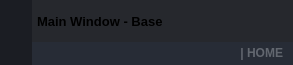
        <widget class="QFrame" name="frame_top">
         <property name="minimumSize">
          <size>
           <width>0</width>
           <height>65</height>
          </size>
         </property>
         <property name="maximumSize">
          <size>
           <width>16777215</width>
           <height>65</height>
          </size>
         </property>
         <property name="styleSheet">
          <string notr="true">background-color: transparent;</string>
         </property>
         <property name="frameShape">
          <enum>QFrame::NoFrame</enum>
         </property>
         <property name="frameShadow">
          <enum>QFrame::Raised</enum>
         </property>
         <layout class="QHBoxLayout" name="horizontalLayout_3">
          <property name="spacing">
           <number>0</number>
          </property>
          <property name="leftMargin">
           <number>0</number>
          </property>
          <property name="topMargin">
           <number>0</number>
          </property>
          <property name="rightMargin">
           <number>0</number>
          </property>
          <property name="bottomMargin">
           <number>0</number>
          </property>
          <item>
           <widget class="QFrame" name="frame_toggle">
            <property name="maximumSize">
             <size>
              <width>70</width>
              <height>16777215</height>
             </size>
            </property>
            <property name="styleSheet">
             <string notr="true">background-color: rgb(27, 29, 35);</string>
            </property>
            <property name="frameShape">
             <enum>QFrame::NoFrame</enum>
            </property>
            <property name="frameShadow">
             <enum>QFrame::Raised</enum>
            </property>
            <layout class="QVBoxLayout" name="verticalLayout_3">
             <property name="spacing">
              <number>0</number>
             </property>
             <property name="leftMargin">
              <number>0</number>
             </property>
             <property name="topMargin">
              <number>0</number>
             </property>
             <property name="rightMargin">
              <number>0</number>
             </property>
             <property name="bottomMargin">
              <number>0</number>
             </property>
             <item>
              <widget class="QPushButton" name="toggle_button">
               <property name="sizePolicy">
                <sizepolicy hsizetype="Expanding" vsizetype="Expanding">
                 <horstretch>0</horstretch>
                 <verstretch>0</verstretch>
                </sizepolicy>
               </property>
               <property name="styleSheet">
                <string notr="true">QPushButton {
	background-image: url(:/24x24/icons/24x24/cil-menu.png);
	background-position: center;
	background-repeat: no-reperat;
	border: none;
	background-color: rgb(27, 29, 35);
}
QPushButton:hover {
	background-color: rgb(33, 37, 43);
}
QPushButton:pressed {	
	background-color: rgb(85, 170, 255);
}</string>
               </property>
               <property name="text">
                <string/>
               </property>
              </widget>
             </item>
            </layout>
           </widget>
          </item>
          <item>
           <widget class="QFrame" name="frame_top_right">
            <property name="styleSheet">
             <string notr="true">background: transparent;</string>
            </property>
            <property name="frameShape">
             <enum>QFrame::NoFrame</enum>
            </property>
            <property name="frameShadow">
             <enum>QFrame::Raised</enum>
            </property>
            <layout class="QVBoxLayout" name="verticalLayout_2">
             <property name="spacing">
              <number>0</number>
             </property>
             <property name="leftMargin">
              <number>0</number>
             </property>
             <property name="topMargin">
              <number>0</number>
             </property>
             <property name="rightMargin">
              <number>0</number>
             </property>
             <property name="bottomMargin">
              <number>0</number>
             </property>
             <item>
              <widget class="QFrame" name="frame_top_btns">
               <property name="maximumSize">
                <size>
                 <width>16777215</width>
                 <height>42</height>
                </size>
               </property>
               <property name="styleSheet">
                <string notr="true">background-color: rgba(27, 29, 35, 200)</string>
               </property>
               <property name="frameShape">
                <enum>QFrame::NoFrame</enum>
               </property>
               <property name="frameShadow">
                <enum>QFrame::Raised</enum>
               </property>
               <layout class="QHBoxLayout" name="horizontalLayout_4">
                <property name="spacing">
                 <number>0</number>
                </property>
                <property name="leftMargin">
                 <number>0</number>
                </property>
                <property name="topMargin">
                 <number>0</number>
                </property>
                <property name="rightMargin">
                 <number>0</number>
                </property>
                <property name="bottomMargin">
                 <number>0</number>
                </property>
                <item>
                 <widget class="QFrame" name="frame_label_top_btns">
                  <property name="sizePolicy">
                   <sizepolicy hsizetype="Expanding" vsizetype="Preferred">
                    <horstretch>0</horstretch>
                    <verstretch>0</verstretch>
                   </sizepolicy>
                  </property>
                  <property name="frameShape">
                   <enum>QFrame::NoFrame</enum>
                  </property>
                  <property name="frameShadow">
                   <enum>QFrame::Raised</enum>
                  </property>
                  <layout class="QHBoxLayout" name="horizontalLayout_10">
                   <property name="spacing">
                    <number>0</number>
                   </property>
                   <property name="leftMargin">
                    <number>5</number>
                   </property>
                   <property name="topMargin">
                    <number>0</number>
                   </property>
                   <property name="rightMargin">
                    <number>10</number>
                   </property>
                   <property name="bottomMargin">
                    <number>0</number>
                   </property>
                   <item>
                    <widget class="QFrame" name="frame_icon_top_bar">
                     <property name="maximumSize">
                      <size>
                       <width>30</width>
                       <height>30</height>
                      </size>
                     </property>
                     <property name="styleSheet">
                      <string notr="true">background: transparent;
background-image: url(:/16x16/icons/16x16/cil-terminal.png);
background-position: center;
background-repeat: no-repeat;
</string>
                     </property>
                     <property name="frameShape">
                      <enum>QFrame::StyledPanel</enum>
                     </property>
                     <property name="frameShadow">
                      <enum>QFrame::Raised</enum>
                     </property>
                    </widget>
                   </item>
                   <item>
                    <widget class="QLabel" name="label_title_bar_top">
                     <property name="font">
                      <font>
                       <family>Segoe UI</family>
                       <pointsize>10</pointsize>
                       <weight>75</weight>
                       <bold>true</bold>
                      </font>
                     </property>
                     <property name="styleSheet">
                      <string notr="true">background: transparent;
</string>
                     </property>
                     <property name="text">
                      <string>Main Window - Base</string>
                     </property>
                    </widget>
                   </item>
                  </layout>
                 </widget>
                </item>
                <item alignment="Qt::AlignRight">
                 <widget class="QFrame" name="frame_btns_right">
                  <property name="sizePolicy">
                   <sizepolicy hsizetype="Expanding" vsizetype="Preferred">
                    <horstretch>0</horstretch>
                    <verstretch>0</verstretch>
                   </sizepolicy>
                  </property>
                  <property name="maximumSize">
                   <size>
                    <width>120</width>
                    <height>16777215</height>
                   </size>
                  </property>
                  <property name="frameShape">
                   <enum>QFrame::NoFrame</enum>
                  </property>
                  <property name="frameShadow">
                   <enum>QFrame::Raised</enum>
                  </property>
                  <layout class="QHBoxLayout" name="horizontalLayout_5">
                   <property name="spacing">
                    <number>0</number>
                   </property>
                   <property name="leftMargin">
                    <number>0</number>
                   </property>
                   <property name="topMargin">
                    <number>0</number>
                   </property>
                   <property name="rightMargin">
                    <number>0</number>
                   </property>
                   <property name="bottomMargin">
                    <number>0</number>
                   </property>
                   <item>
                    <widget class="QPushButton" name="btn_minimize">
                     <property name="sizePolicy">
                      <sizepolicy hsizetype="Minimum" vsizetype="Expanding">
                       <horstretch>0</horstretch>
                       <verstretch>0</verstretch>
                      </sizepolicy>
                     </property>
                     <property name="minimumSize">
                      <size>
                       <width>40</width>
                       <height>0</height>
                      </size>
                     </property>
                     <property name="maximumSize">
                      <size>
                       <width>40</width>
                       <height>16777215</height>
                      </size>
                     </property>
                     <property name="toolTip">
                      <string>Minimize</string>
                     </property>
                     <property name="styleSheet">
                      <string notr="true">QPushButton {	
	border: none;
	background-color: transparent;
}
QPushButton:hover {
	background-color: rgb(52, 59, 72);
}
QPushButton:pressed {	
	background-color: rgb(85, 170, 255);
}</string>
                     </property>
                     <property name="text">
                      <string/>
                     </property>
                     <property name="icon">
                      <iconset resource="../Simple_PySide_Base/files.qrc">
                       <normaloff>:/16x16/icons/16x16/cil-window-minimize.png</normaloff>:/16x16/icons/16x16/cil-window-minimize.png</iconset>
                     </property>
                    </widget>
                   </item>
                   <item>
                    <widget class="QPushButton" name="btn_maximize_restore">
                     <property name="sizePolicy">
                      <sizepolicy hsizetype="Minimum" vsizetype="Expanding">
                       <horstretch>0</horstretch>
                       <verstretch>0</verstretch>
                      </sizepolicy>
                     </property>
                     <property name="minimumSize">
                      <size>
                       <width>40</width>
                       <height>0</height>
                      </size>
                     </property>
                     <property name="maximumSize">
                      <size>
                       <width>40</width>
                       <height>16777215</height>
                      </size>
                     </property>
                     <property name="toolTip">
                      <string>Maximize</string>
                     </property>
                     <property name="styleSheet">
                      <string notr="true">QPushButton {	
	border: none;
	background-color: transparent;
}
QPushButton:hover {
	background-color: rgb(52, 59, 72);
}
QPushButton:pressed {	
	background-color: rgb(85, 170, 255);
}</string>
                     </property>
                     <property name="text">
                      <string/>
                     </property>
                     <property name="icon">
                      <iconset resource="../Simple_PySide_Base/files.qrc">
                       <normaloff>:/16x16/icons/16x16/cil-window-maximize.png</normaloff>:/16x16/icons/16x16/cil-window-maximize.png</iconset>
                     </property>
                    </widget>
                   </item>
                   <item>
                    <widget class="QPushButton" name="btn_close">
                     <property name="sizePolicy">
                      <sizepolicy hsizetype="Minimum" vsizetype="Expanding">
                       <horstretch>0</horstretch>
                       <verstretch>0</verstretch>
                      </sizepolicy>
                     </property>
                     <property name="minimumSize">
                      <size>
                       <width>40</width>
                       <height>0</height>
                      </size>
                     </property>
                     <property name="maximumSize">
                      <size>
                       <width>40</width>
                       <height>16777215</height>
                      </size>
                     </property>
                     <property name="toolTip">
                      <string>Close</string>
                     </property>
                     <property name="styleSheet">
                      <string notr="true">QPushButton {	
	border: none;
	background-color: transparent;
}
QPushButton:hover {
	background-color: rgb(52, 59, 72);
}
QPushButton:pressed {	
	background-color: rgb(85, 170, 255);
}</string>
                     </property>
                     <property name="text">
                      <string/>
                     </property>
                     <property name="icon">
                      <iconset resource="../Simple_PySide_Base/files.qrc">
                       <normaloff>:/16x16/icons/16x16/cil-x.png</normaloff>:/16x16/icons/16x16/cil-x.png</iconset>
                     </property>
                    </widget>
                   </item>
                  </layout>
                 </widget>
                </item>
               </layout>
              </widget>
             </item>
             <item>
              <widget class="QFrame" name="frame_top_info">
               <property name="maximumSize">
                <size>
                 <width>16777215</width>
                 <height>65</height>
                </size>
               </property>
               <property name="styleSheet">
                <string notr="true">background-color: rgb(39, 44, 54);</string>
               </property>
               <property name="frameShape">
                <enum>QFrame::NoFrame</enum>
               </property>
               <property name="frameShadow">
                <enum>QFrame::Raised</enum>
               </property>
               <layout class="QHBoxLayout" name="horizontalLayout_8">
                <property name="spacing">
                 <number>0</number>
                </property>
                <property name="leftMargin">
                 <number>10</number>
                </property>
                <property name="topMargin">
                 <number>0</number>
                </property>
                <property name="rightMargin">
                 <number>10</number>
                </property>
                <property name="bottomMargin">
                 <number>0</number>
                </property>
                <item>
                 <widget class="QLabel" name="label_top_info_1">
                  <property name="maximumSize">
                   <size>
                    <width>16777215</width>
                    <height>15</height>
                   </size>
                  </property>
                  <property name="font">
                   <font>
                    <family>Segoe UI</family>
                   </font>
                  </property>
                  <property name="styleSheet">
                   <string notr="true">color: rgb(98, 103, 111); </string>
                  </property>
                  <property name="text">
                   <string/>
                  </property>
                 </widget>
                </item>
                <item>
                 <widget class="QLabel" name="label_top_info_2">
                  <property name="minimumSize">
                   <size>
                    <width>0</width>
                    <height>0</height>
                   </size>
                  </property>
                  <property name="maximumSize">
                   <size>
                    <width>250</width>
                    <height>20</height>
                   </size>
                  </property>
                  <property name="font">
                   <font>
                    <family>Segoe UI</family>
                    <weight>75</weight>
                    <bold>true</bold>
                   </font>
                  </property>
                  <property name="styleSheet">
                   <string notr="true">color: rgb(98, 103, 111);</string>
                  </property>
                  <property name="text">
                   <string>| HOME</string>
                  </property>
                  <property name="alignment">
                   <set>Qt::AlignRight|Qt::AlignTrailing|Qt::AlignVCenter</set>
                  </property>
                 </widget>
                </item>
               </layout>
              </widget>
             </item>
            </layout>
           </widget>
          </item>
         </layout>
        </widget>
